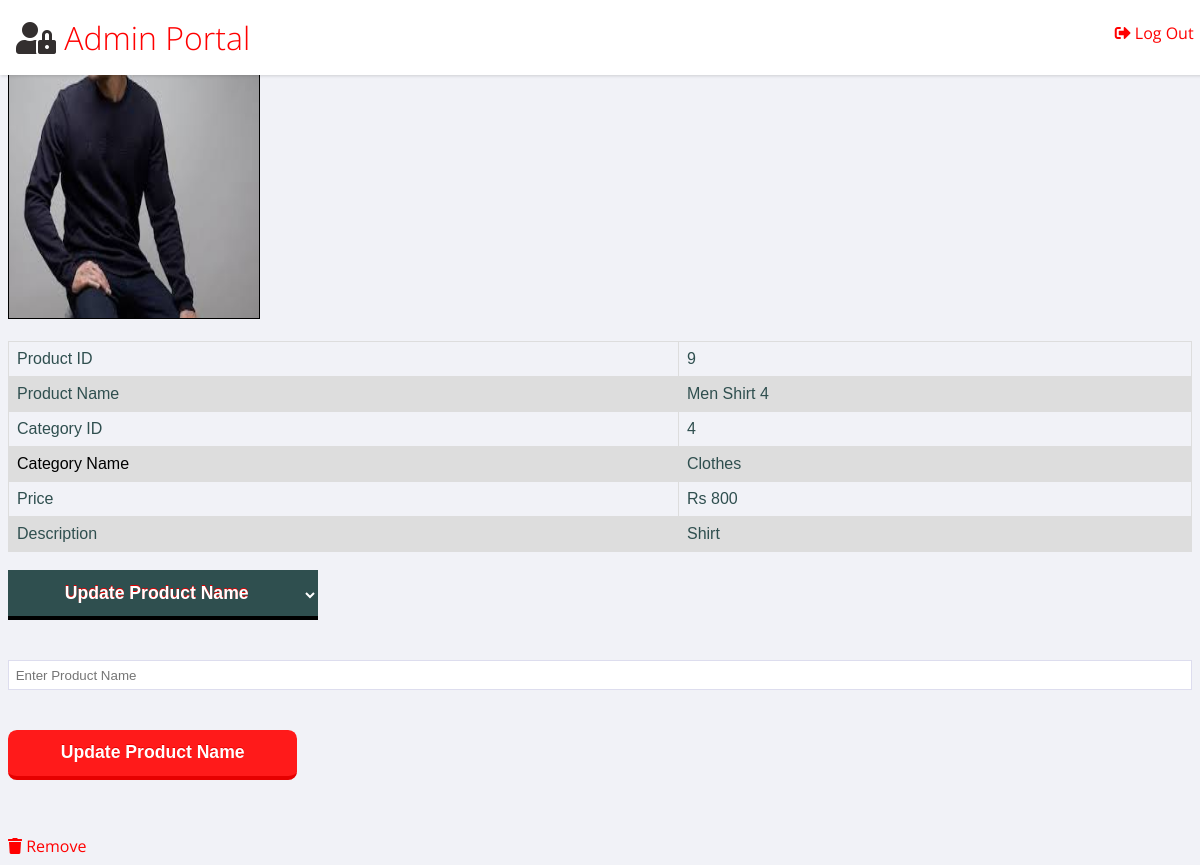
Page /product_edit.php?productid=9 on the committed database.
### tables this page shows
CREATE TABLE `products` (
  `product_id` int(10) NOT NULL,
  `product_name` varchar(100) NOT NULL,
  `category_id` int(10) NOT NULL,
  `date_added` datetime NOT NULL,
  `description` varchar(2000) NOT NULL,
  `price` int(10) NOT NULL,
  `icon_name` varchar(250) NOT NULL
);

CREATE TABLE `category` (
  `category_id` int(10) NOT NULL,
  `category_name` varchar(50) NOT NULL
);

### product_edit.php (the view, shortened to what this page needs)
<!DOCTYPE>
<html>
<head><link rel="stylesheet" href="https://use.fontawesome.com/releases/v5.8.2/css/all.css"></head>
<header role="banner">
  <h1> <i style="color:#332F2F;" class="fas fa-user-lock"></i> Admin Portal</h1>
  <ul class="utilities">
    <br>
    <li class="logout"><a href="logout.php"><i class="fas fa-sign-out-alt" style =" margin-right: 4px"></i>Log Out</a></li>
  </ul>
</header>
<?php
    $conn = OpenCon();
    $product_id = $_GET['productid'];
    $query = 'SELECT products.icon_name,products.product_id,products.product_name,products.category_id,category_name,price,date_added,description FROM products,category WHERE (products.category_id=category.category_id) AND (product_id = '.$product_id.')';
    $result= mysqli_query($conn,$query);
    if($result->num_rows == 0)
    {
      echo '<script>alert("Invalid Product ID");window.history.back();</script>';
      exit;
    }
    else
    {
      $row = $result->fetch_assoc();
      $image=$row['icon_name'];
      echo '<img class = "imgpro" src="images/'.$image.'" alt="Image">';
      echo '<br><br>';
      		echo '<table>';
		    echo '<tr>';
			echo '<td> Product ID </td> <td> '.$product_id.'</td>';
			echo '</tr>';
			echo '<tr>';
			echo '<td> Product Name </td> <td> '.$row['product_name'].'</td>';
			echo '</tr>';
			echo '<tr>';
			echo '<td>Category ID</td> <td> '.$row['category_id'].'</td>';
			echo '</tr>';
      echo '<tr>';
      echo '<td style = "color:black;">Category Name</td> <td>'.$row['category_name'].'<br>';
      echo '</tr>';
      echo '<tr>';
      echo '<td>Price</td> <td> Rs  '.$row['price'].'<br>';
      echo '</tr>';
      echo '<tr>';
      echo '<td>Description</td> <td>'.$row['description'].'<br>';
      echo '</tr>';
      echo '</table>';
    }
  ?>
  <body onload="starting()">
  <select name="search_options" id="search_options"  onchange="showfield(this.options[this.selectedIndex].value)">
    <option value="upn">Update Product Name</option>
  </select>
  <div id="dupn">
    <form action=<?php echo 'updateproductname.php?productid='.$product_id.'&'?> method="POST">
      <input type="text" name="update_pn" id="epn" required placeholder="Enter Product Name" onchange="checkdisable('epn','idupn')" onkeyup="checkdisable('epn','idupn')"> </br>
      <input type="submit" id="idupn" disabled value="Update Product Name" />
    </form>
  </div>
<div>
  </body>
	<?php
		echo '<br>';
		echo '<div class = "rempro" align="right"><i class="fas fa-trash"></i> <a href="delete_product.php?product_id='.$product_id.'">Remove </div>';
		echo '<br>';
	?>
</html>

### product_edit.php (style rules this page uses)
html { box-sizing: border-box; }
body { background: #f1f2f7; font-family: "Open Sans", arial, sans-serif; color: darkslategray; }
header[role ="banner"] h1 { margin: 0; font-weight: 300; padding: 1rem; }
header[role="banner"] { background: white; box-shadow: 1px 1px 3px rgba(0, 0, 0, 0.15); position: fixed; top: 0; left: 0; width: 100%; z-index: 99; height: 75px; padding-right: 0.6em; color: red; }
header[role="banner"] .utilities { position: absolute; top: 0; right: 0; background: transparent; color: darkslategray; width: auto; }
header[role="banner"] .utilities li { display: inline-block; }
header[role="banner"] .utilities li a { padding: 0.5em 1em; }
a { text-decoration: none; color: inherit; }
ul, li { list-style-type: none; margin: 0; padding: 0; }

### rows in the picture
products: icon_name (picture), product_name "Men Shirt 4", category "4", category.category_name "Clothes", price "800", description "Shirt"

### other values in the picture
$product_id "9"
